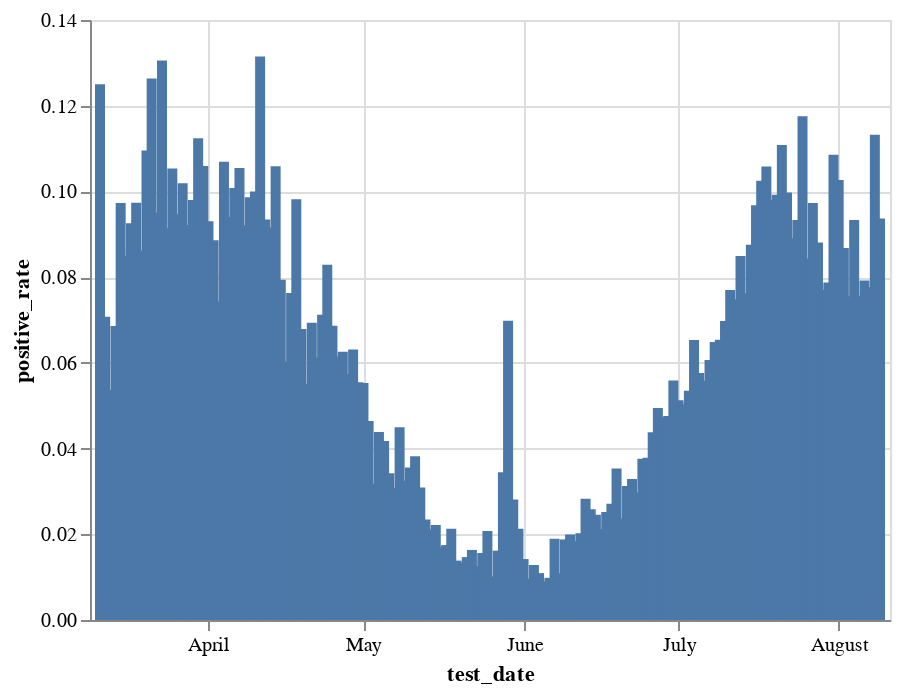

Notebook source saved alongside this figure:
### Code cell
pr = (bdi[(bdi.test_date>'2020') & (bdi.test_date<'2021')&
          (bdi.corona_result.isin(['positive', 'negative'])) 
          ]
 .groupby(['test_date', 'corona_result']).size().unstack()
 .assign(positive_rate=lambda x: x.positive/(x.positive+x.negative)))

alt.Chart(pr.reset_index()).mark_bar().encode(
    x='test_date',
    y='positive_rate',
    tooltip=['test_date', 'positive_rate']
).interactive()

### Figure 1 — Vega-Lite specification as saved in the notebook (floating-point values rounded to 4 significant figures; data arrays with more than 128 entries replaced by an {"elided": "..."} marker saying what was removed)
{"config": {"view": {"continuousWidth": 400, "continuousHeight": 300}}, "data": {"name": "data-ba0e935ea6deaa8ed3c7a2035cb9f38d"}, "mark": "bar", "encoding": {"tooltip": [{"type": "temporal", "field": "test_date"}, {"type": "quantitative", "field": "positive_rate"}], "x": {"type": "temporal", "field": "test_date"}, "y": {"type": "quantitative", "field": "positive_rate"}}, "selection": {"selector007": {"type": "interval", "bind": "scales", "encodings": ["x", "y"]}}, "$schema": "https://vega.github.io/schema/vega-lite/v4.8.1.json", "datasets": {"data-ba0e935ea6deaa8ed3c7a2035cb9f38d": {"elided": "152 records"}}}
